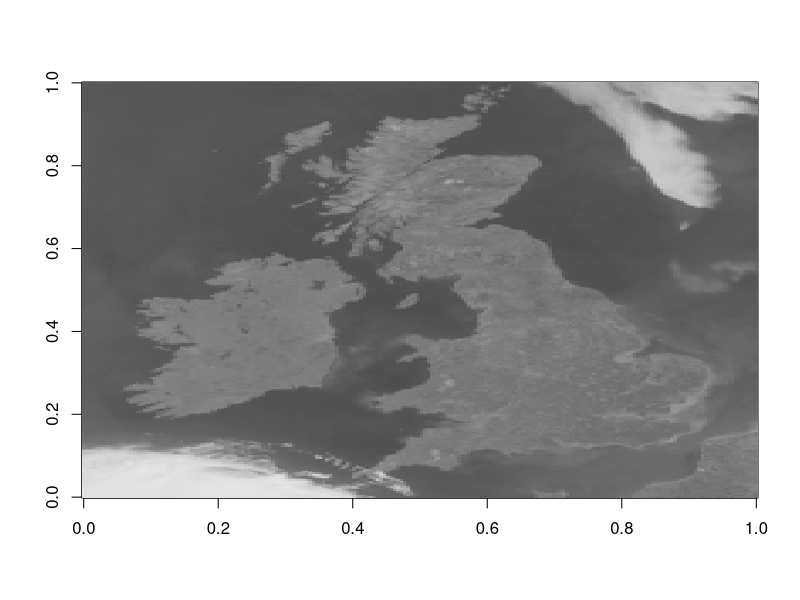

Source code (R): (Note: this script raises an error after producing the figure.)
# load Random Forest library - used for classification 
library(randomForest)

# load image and convert to a matrix
# here the image is stored in blacka and white in a csv file 
# 0 represents black and 255 represents white
im <-read.csv('uk_ire_gray.csv', header=FALSE)
im_matrix <- as.matrix(im)

# plot image
image(im_matrix, col=gray.colors(255))
 
# create training data as DataFrame
pixel_values <- c(41, 60, 80, 0, 20, 40, 81, 100, 200)
class_names <- c( 'land', 'land', 'land', 'other', 'other', 'other', 'other', 'other', 'other') 
train_data <- data.frame(pixel_values, class_names)

# train classifer
rf <- randomForest(class_names ~ ., data = train_data)

# create test data
pixel_values <- as.vector(im_matrix)
test_data <- data.frame(pixel_values)

# perform classification
im_prediction <- predict(rf, newdata = test_data, type = 'prob') 
print(head(im_prediction))

# convert back to matrix
im_prediction_matrix <- matrix(im_prediction[,1], nrow = nrow(im_matrix), ncol = ncol(im_matrix))

# display result
#image(im_prediction_matrix, col=gray.colors(255))
image(im_prediction_matrix > 0.5, col=gray.colors(255))
